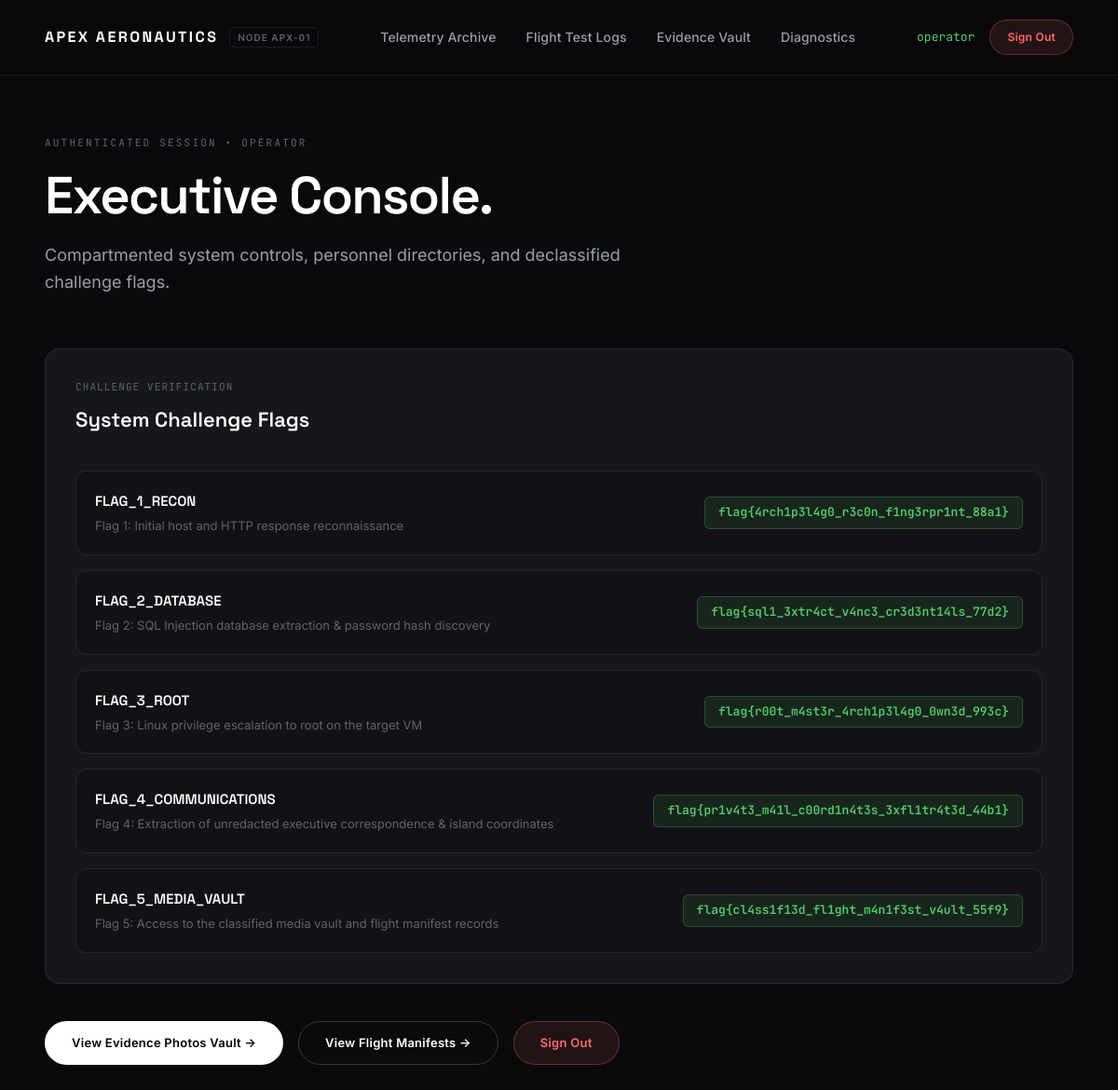
The app's page /dashboard (signed in) with its own data.
### tables this page shows
CREATE TABLE users (
    id INTEGER PRIMARY KEY AUTOINCREMENT,
    username TEXT UNIQUE NOT NULL,
    password_hash TEXT NOT NULL,
    role TEXT NOT NULL DEFAULT 'engineer',
    created_at TEXT NOT NULL,
    last_login TEXT
);

CREATE TABLE system_flags (
    id INTEGER PRIMARY KEY AUTOINCREMENT,
    flag_name TEXT UNIQUE NOT NULL,
    flag_value TEXT NOT NULL,
    description TEXT NOT NULL
);

### app/routes/main.py (the view)
@router.get("/dashboard", response_class=HTMLResponse)
async def dashboard_page(request: Request):
    user = get_current_user(request)
    if not user:
        return RedirectResponse(
            url="/login?next=/dashboard",
            status_code=status.HTTP_302_FOUND,
        )
    context = get_base_context(request, "EXECUTIVE CONSOLE")
    users = query_all("SELECT id, username, role, created_at, last_login FROM users ORDER BY id ASC")
    flags = query_all("SELECT flag_name, flag_value, description FROM system_flags ORDER BY id ASC")
    context.update({
        "users": users,
        "flags": flags,
    })
    return templates.TemplateResponse(
        request=request,
        name="dashboard.html",
        context=context,
    )

### templates/dashboard.html
{% extends "base.html" %}
{% block content %}
<div class="sq-hero">
  <div class="sq-kicker">Authenticated Session &bull; {{ current_user.username }}</div>
  <h1 class="sq-hero-title">Executive Console.</h1>
  <p class="sq-hero-sub">
    Compartmented system controls, personnel directories, and declassified challenge flags.
  </p>
</div>
<div class="sq-card" style="margin-bottom: 40px;">
  <div class="sq-tag" style="margin-bottom: 12px;">Challenge Verification</div>
  <h2 class="sq-card-title">System Challenge Flags</h2>
  <div style="display: flex; flex-direction: column; gap: 16px; margin-top: 24px;">
    {% for f in flags %}
    <div style="background: var(--bg-surface); border: 1px solid var(--border); border-radius: 12px; padding: 20px; display: flex; justify-content: space-between; align-items: center; flex-wrap: wrap; gap: 16px;">
      <div>
        <div style="font-family: var(--font-display); font-size: 15px; font-weight: 600; color: #ffffff;">{{ f.flag_name }}</div>
        <div style="font-size: 13px; color: var(--text-muted); margin-top: 4px;">{{ f.description }}</div>
      </div>
      <div style="font-family: var(--font-mono); font-size: 13px; font-weight: 600; color: var(--accent-green); background: rgba(81, 207, 102, 0.1); border: 1px solid rgba(81, 207, 102, 0.25); padding: 6px 14px; border-radius: 6px;">
        {{ f.flag_value }}
      </div>
    </div>
    {% endfor %}
  </div>
</div>
<div style="display: flex; gap: 16px; flex-wrap: wrap;">
  <a href="/photos" class="sq-btn sq-btn-primary">View Evidence Photos Vault &rarr;</a>
  <a href="/flights" class="sq-btn sq-btn-secondary">View Flight Manifests &rarr;</a>
  <a href="/logout" class="sq-btn sq-btn-danger">Sign Out</a>
</div>
{% endblock %}

### templates/base.html (shortened to what this page needs)
<!DOCTYPE html>
<html lang="en">
<head>
  <link rel="stylesheet" href="/static/css/style.css">
</head>
<body>
  <header class="sq-nav">
    <div class="sq-nav-inner">
      <a href="/" class="sq-brand">
        <span class="sq-brand-title">Apex Aeronautics</span>
        <span class="sq-brand-badge">Node APX-01</span>
      </a>
      <nav class="sq-menu">
        <a href="/" class="sq-menu-link {% if request.url.path == '/' %}active{% endif %}">Telemetry Archive</a>
        <a href="/flights" class="sq-menu-link {% if request.url.path == '/flights' %}active{% endif %}">Flight Test Logs</a>
        <a href="/photos" class="sq-menu-link {% if request.url.path == '/photos' %}active{% endif %}">
          {% if current_user %}Evidence Vault{% else %}Evidence Vault (Locked){% endif %}
        </a>
        <a href="/status" class="sq-menu-link {% if request.url.path == '/status' %}active{% endif %}">Diagnostics</a>
      </nav>
      <div class="sq-nav-action">
        {% if current_user %}
          <span style="font-family: var(--font-mono); font-size: 13px; color: var(--accent-green);">{{ current_user.username }}</span>
          <a href="/logout" class="sq-btn sq-btn-danger" style="padding: 8px 18px; font-size: 12px;">Sign Out</a>
        {% else %}
          <a href="/login" class="sq-btn sq-btn-primary" style="padding: 8px 22px; font-size: 12px;">Sign In</a>
        {% endif %}
      </div>
    </div>
  </header>
  <main class="sq-container">
    {% block content %}{% endblock %}
  </main>
</body>
</html>

### static/css/style.css (style rules this page uses)
:root { --bg-page: #0a0a0c; --bg-surface: #121216; --bg-card: #16171d; --bg-card-hover: #1c1d25; --bg-input: #111115; --border: rgba(255, 255, 255, 0.08); --border-strong: rgba(255, 255, 255, 0.18); --border-focus: #ffffff; --text-primary: #ffffff; --text-secondary: #9aa0a6; --text-muted: #5f6368; --accent-blue: #70a5ff; --accent-red: #ff6b6b; --accent-green: #51cf66; --font-display: "Space Grotesk", -apple-system, sans-serif; --font-sans: "Inter", -apple-system, BlinkMacSystemFont, sans-serif; --font-mono: "JetBrains Mono", Consolas, monospace; }
* { box-sizing: border-box; margin: 0; padding: 0; }
body { background-color: var(--bg-page); color: var(--text-primary); font-family: var(--font-sans); font-size: 15px; line-height: 1.6; min-height: 100vh; -webkit-font-smoothing: antialiased; }
a { color: inherit; text-decoration: none; }
.sq-nav { position: sticky; top: 0; z-index: 100; background: rgba(10, 10, 12, 0.88); backdrop-filter: blur(20px); -webkit-backdrop-filter: blur(20px); border-bottom: 1px solid var(--border); padding: 0 48px; }
.sq-nav-inner { max-width: 1360px; margin: 0 auto; height: 80px; display: flex; align-items: center; justify-content: space-between; }
.sq-brand { display: flex; align-items: center; gap: 12px; }
.sq-brand-title { font-family: var(--font-display); font-size: 16px; font-weight: 700; letter-spacing: 0.15em; text-transform: uppercase; color: #ffffff; }
.sq-brand-badge { font-size: 10px; font-weight: 600; letter-spacing: 0.1em; text-transform: uppercase; color: var(--text-muted); border: 1px solid var(--border); padding: 2px 8px; border-radius: 4px; }
.sq-menu { display: flex; align-items: center; gap: 32px; }
.sq-menu-link { font-size: 14px; font-weight: 500; color: var(--text-secondary); transition: color 0.2s ease; letter-spacing: 0.01em; }
.sq-nav-action { display: flex; align-items: center; gap: 16px; }
.sq-container { max-width: 1360px; margin: 0 auto; padding: 64px 48px 120px 48px; }
.sq-hero { margin-bottom: 56px; }
.sq-kicker { font-family: var(--font-mono); font-size: 11px; letter-spacing: 0.2em; text-transform: uppercase; color: var(--text-muted); margin-bottom: 16px; }
.sq-hero-title { font-family: var(--font-display); font-size: 56px; font-weight: 600; letter-spacing: -0.03em; line-height: 1.1; color: #ffffff; margin-bottom: 20px; }
.sq-hero-sub { font-size: 18px; color: var(--text-secondary); max-width: 680px; line-height: 1.6; font-weight: 400; }
.sq-btn { display: inline-flex; align-items: center; justify-content: center; padding: 12px 28px; border-radius: 9999px; font-family: var(--font-sans); font-size: 13px; font-weight: 600; letter-spacing: 0.02em; cursor: pointer; transition: all 0.2s ease; border: 1px solid transparent; text-decoration: none; }
.sq-btn-primary { background: #ffffff; color: #000000; }
.sq-btn-secondary { background: transparent; border-color: var(--border-strong); color: #ffffff; }
.sq-btn-danger { background: rgba(255, 107, 107, 0.1); border-color: rgba(255, 107, 107, 0.3); color: #ff6b6b; }
.sq-card { background: var(--bg-card); border: 1px solid var(--border); border-radius: 16px; padding: 32px; transition: all 0.25s ease; display: flex; flex-direction: column; justify-content: space-between; }
.sq-tag { font-family: var(--font-mono); font-size: 11px; letter-spacing: 0.1em; text-transform: uppercase; color: var(--text-muted); }
.sq-card-title { font-family: var(--font-display); font-size: 22px; font-weight: 600; line-height: 1.3; color: #ffffff; margin-bottom: 16px; }

### records on screen
users: username "operator", username "OPERATOR"
system_flags: flag_name "FLAG_1_RECON", description "Flag 1: Initial host and HTTP response reconnaissance", flag_value "flag{4rch1p3l4g0_r3c0n_f1ng3rpr1nt_88a1}"
system_flags: flag_name "FLAG_2_DATABASE", description "Flag 2: SQL Injection database extraction & password hash discovery", flag_value "flag{sql1_3xtr4ct_v4nc3_cr3d3nt14ls_77d2}"
system_flags: flag_name "FLAG_3_ROOT", description "Flag 3: Linux privilege escalation to root on the target VM", flag_value "flag{r00t_m4st3r_4rch1p3l4g0_0wn3d_993c}"
system_flags: flag_name "FLAG_4_COMMUNICATIONS", description "Flag 4: Extraction of unredacted executive correspondence & island coordinates", flag_value "flag{pr1v4t3_m41l_c00rd1n4t3s_3xfl1tr4t3d_44b1}"
system_flags: flag_name "FLAG_5_MEDIA_VAULT", description "Flag 5: Access to the classified media vault and flight manifest records", flag_value "flag{cl4ss1f13d_fl1ght_m4n1f3st_v4ult_55f9}"
